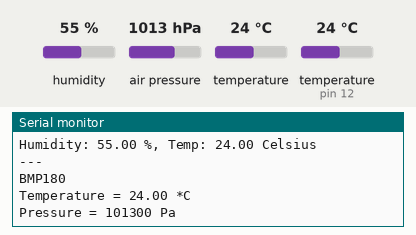
A sketch run on a simulated Arduino Uno, built with avr-gcc and run on an emulated ATmega328P. Shown: the last lines printed to the serial monitor. The inputs (shaded band) are chosen by the test bench; at power-on: humidity 55 %, air pressure 1013 hPa, temperature 24 °C, temperature (sensor on pin 12) 24 °C.

Above: at 10.8 s.
10.9 s: humidity set to 22 %
18.4 s: air pressure set to 952 hPa
At 21.4 s:
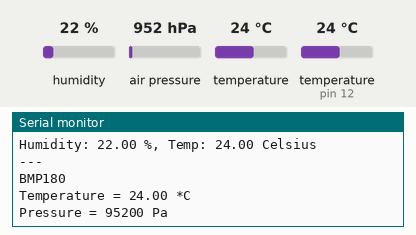
25.9 s: temperature (sensor 0) set to 12 °C
At 30.8 s:
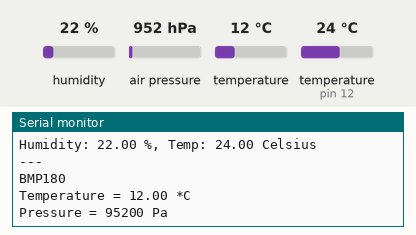
33.4 s: temperature (sensor on pin 12) set to 12 °C
40.9 s: humidity set to 40 %
48.4 s: air pressure set to 975 hPa
At 51.0 s:
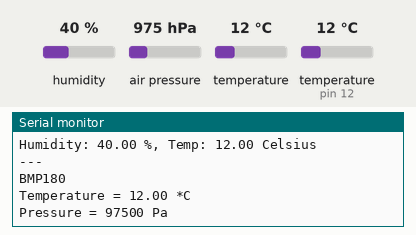
Timing chart, 0 to 52.5 s (numbered marks = the images above; inputs shaded):
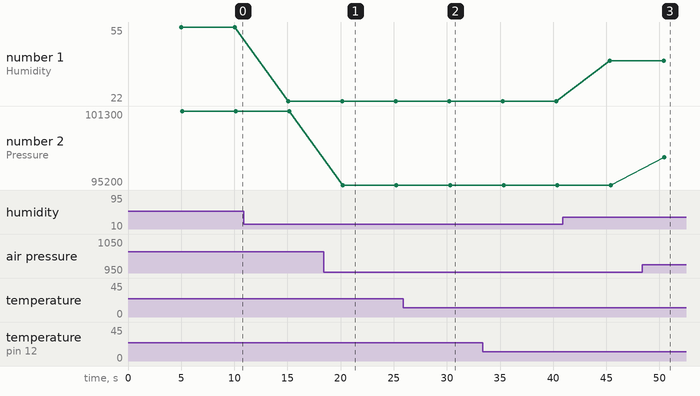

Measured:
- after the input at 18.4 s, the serial monitor: prints a new line after 1.8 s (image 1)
- after the input at 25.9 s, the serial monitor: prints a new line after 4.4 s (image 2)
- after the input at 48.4 s, the serial monitor: prints a new line after 2.1 s (image 3)
- plotted number 1: 22 → 40 after the input at 40.9 s
- plotted number 2: 101300 → 95200 after the input at 18.4 s, 95200 → 97500 after the input at 48.4 s

The sketch:

dht22_and_bmp180.ino
```cpp
/* How to use the DHT-22 sensor with Arduino uno
   Temperature and humidity sensor
   More info: http://www.ardumotive.com/how-to-use-dht-22-sensor-en.html
   Dev: Michalis Vasilakis // Date: 1/7/2015 // www.ardumotive.com */

//Libraries
#include <DHT.h>;
#include <Wire.h>
#include <Adafruit_BMP085.h>

//Constants
#define DHTPIN 12     // what pin we're connected to
#define DHTTYPE DHT22   // DHT 22  (AM2302)
DHT dht(DHTPIN, DHTTYPE); //// Initialize DHT sensor for normal 16mhz Arduino


//Variables
int chk;
float hum;  //Stores humidity value
float temp; //Stores temperature value
Adafruit_BMP085 bmp;


void setup()
{
  Serial.begin(9600);
  dht.begin();

  if (!bmp.begin()) {
  Serial.println("Could not find a valid BMP085 sensor, check wiring!");
  while (1) {}
  }

}

void loop()
{
    delay(5000);
    Serial.println("DHT22");
    //Read data and store it to variables hum and temp
    hum = dht.readHumidity();
    temp= dht.readTemperature();
    //Print temp and humidity values to serial monitor
    Serial.print("Humidity: ");
    Serial.print(hum);
    Serial.print(" %, Temp: ");
    Serial.print(temp);
    Serial.println(" Celsius");

    Serial.println("---");
    Serial.println("BMP180");


    Serial.print("Temperature = ");
    Serial.print(bmp.readTemperature());
    Serial.println(" *C");
    Serial.print("Pressure = ");
    Serial.print(bmp.readPressure());
    Serial.println(" Pa");
}
```
